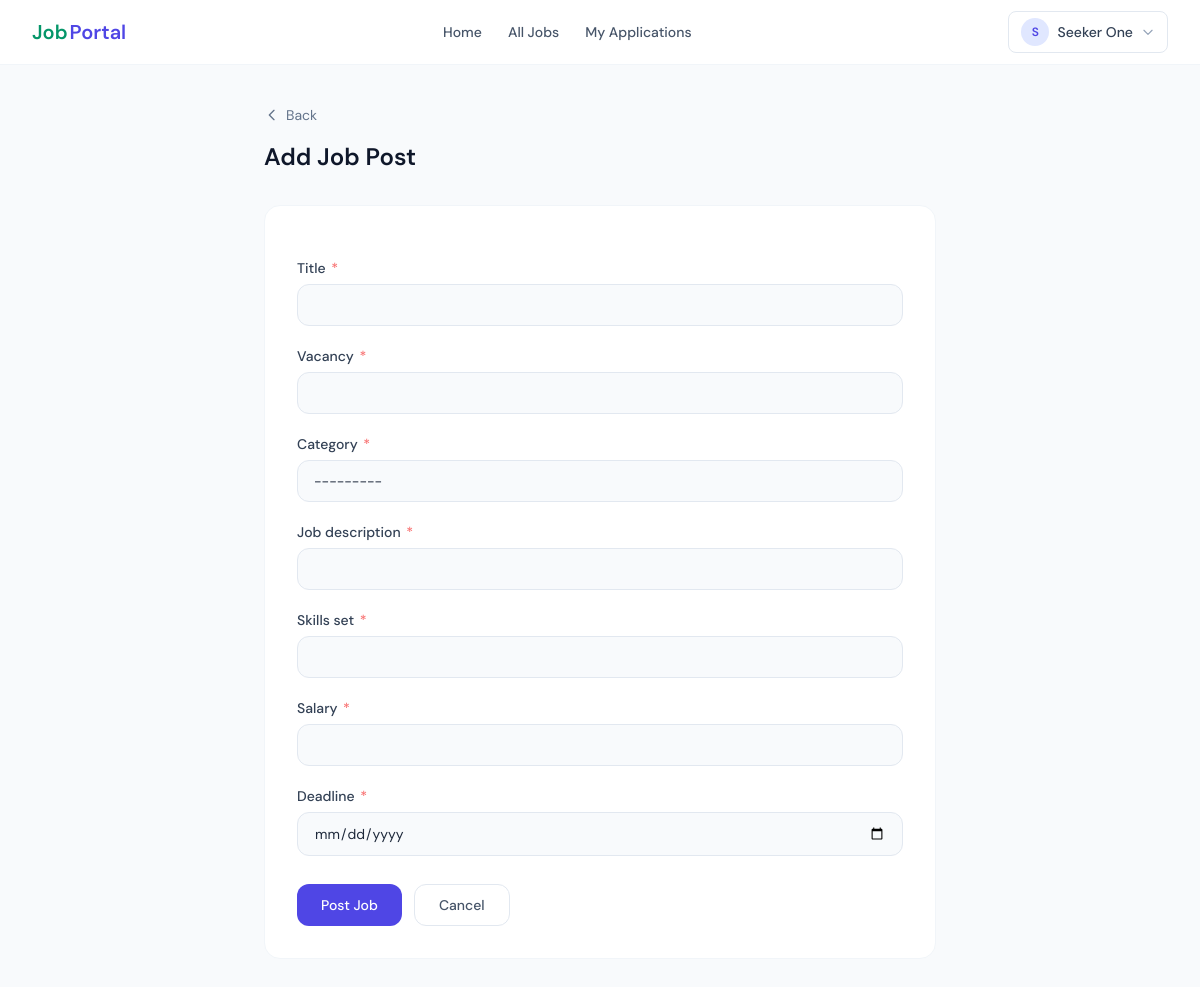
/job-post/ (signed in), run on the app's committed database.
### Job_Portal_App/models.py (models this page shows, shortened)
class UserInfoModel(AbstractUser):
    USER_TYPES = [
        ("Seeker", "Seeker"),
        ("Recruiter", "Recruiter"),
    ]
    display_name = models.CharField(
        max_length=255,
        null=True,
    )
    user_types = models.CharField(
        choices=USER_TYPES,
        max_length=25,
        null=True,
    )

class CategoryModel(models.Model):
    name = models.CharField(max_length=50, null=True)
    def __str__(self):
        return f'{self.name}'

### Job_Portal_App/views.py (the view, shortened to what this page needs)
# urls.py: path("job-post/", job_post, name="job_post"),
@login_required
def job_post(request):
    user = request.user
    form_data = JobPostForm()
    context = {
        "form_data": form_data,
        "title": "Add Job Post",
        "heading": "Add Job Post",
        "btn": "Post Job",
    }
    return render(request, "master/base-form.html", context)

### Job_Portal_App/forms.py
class JobPostForm(forms.ModelForm):
    class Meta:
        model = JobPostModel
        fields = "__all__"
        exclude = ["posted_by"]
        widgets = {"deadline": forms.DateInput(attrs={"type": "date"})}
    def __init__(self, *args, **kwargs):
        super().__init__(*args, **kwargs)
        for field in self.fields.values():
            field.widget.attrs.update({"class": "form-control"})

### Job_Portal_App/templates/master/base-form.html (shortened to what this page needs)
{% extends 'master/base.html' %}
{% block blockname %}
<div class="max-w-7xl mx-auto px-4 sm:px-6 lg:px-8 py-10">
  <div class="max-w-2xl mx-auto">
    <div class="mb-8">
      <a href="javascript:history.back()" class="inline-flex items-center gap-1.5 text-sm text-slate-500 hover:text-slate-700 mb-4 transition-colors">
        <svg class="w-4 h-4" fill="none" stroke="currentColor" viewBox="0 0 24 24"><path stroke-linecap="round" stroke-linejoin="round" stroke-width="2" d="M15 19l-7-7 7-7"/></svg>
        Back
      </a>
      <h1 class="text-2xl font-semibold text-slate-900">{{ heading }}</h1>
    </div>
    <div class="bg-white rounded-2xl border border-slate-100 p-8">
      <form action="" method="POST" enctype="multipart/form-data" class="space-y-5">
        {% for field in form_data %}
          <div>
            <label class="block text-sm font-medium text-slate-700 mb-1.5">
              {{ field.label }}
              {% if field.field.required %}<span class="text-red-400 ml-0.5">*</span>{% endif %}
            </label>
            {% if field.field.widget.input_type == 'textarea' %}
              <textarea name="{{ field.html_name }}" rows="4" placeholder="{{ field.field.widget.attrs.placeholder|default:'' }}" class="w-full px-4 py-2.5 text-sm border border-slate-200 rounded-xl bg-slate-50 focus:outline-none focus:ring-2 focus:ring-indigo-300 focus:bg-white transition-all resize-none">{{ field.value|default:'' }}</textarea>
            {% elif field.field.widget.input_type == 'select' %}
              <select name="{{ field.html_name }}" class="w-full px-4 py-2.5 text-sm border border-slate-200 rounded-xl bg-slate-50 focus:outline-none focus:ring-2 focus:ring-indigo-300 focus:bg-white transition-all appearance-none">
                {% for choice_val, choice_label in field.field.choices %}
                  <option value="{{ choice_val }}" {% if field.value == choice_val|stringformat:"s" %}selected{% endif %}>{{ choice_label }}</option>
                {% endfor %}
              </select>
            {% elif field.field.widget.input_type == 'date' %}
              <input type="date" name="{{ field.html_name }}" value="{{ field.value|default:'' }}" class="w-full px-4 py-2.5 text-sm border border-slate-200 rounded-xl bg-slate-50 focus:outline-none focus:ring-2 focus:ring-indigo-300 focus:bg-white transition-all" />
            {% elif field.field.widget.input_type == 'number' %}
              <input type="number" name="{{ field.html_name }}" value="{{ field.value|default:'' }}" class="w-full px-4 py-2.5 text-sm border border-slate-200 rounded-xl bg-slate-50 focus:outline-none focus:ring-2 focus:ring-indigo-300 focus:bg-white transition-all" />
            {% else %}
              <input type="{{ field.field.widget.input_type }}" name="{{ field.html_name }}" value="{{ field.value|default:'' }}" class="w-full px-4 py-2.5 text-sm border border-slate-200 rounded-xl bg-slate-50 focus:outline-none focus:ring-2 focus:ring-indigo-300 focus:bg-white transition-all" />
            {% endif %}
          </div>
        {% endfor %}
        <div class="pt-2 flex gap-3">
          <button type="submit" class="px-6 py-2.5 bg-indigo-600 hover:bg-indigo-700 text-white text-sm font-medium rounded-xl transition-colors">
            {{ btn }}
          </button>
          <a href="javascript:history.back()" class="px-6 py-2.5 border border-slate-200 text-slate-600 hover:bg-slate-50 text-sm font-medium rounded-xl transition-colors">
            Cancel
          </a>
        </div>
      </form>
    </div>
  </div>
</div>
{% endblock %}

### Job_Portal_App/templates/master/nav.html (shortened to what this page needs)
<nav class="bg-white border-b border-slate-100 sticky top-0 z-50">
  <div class="max-w-7xl mx-auto px-4 sm:px-6 lg:px-8">
    <div class="flex items-center justify-between h-16">
      <a href="{% url 'home_page' %}" class="flex items-center gap-0.5 shrink-0">
        <span class="text-xl font-semibold text-emerald-600">Job</span><span class="text-xl font-semibold text-indigo-600">Portal</span>
      </a>
      <div class="hidden md:flex items-center gap-0.5">
        <a href="{% url 'home_page' %}" class="px-3 py-2 rounded-lg text-sm font-medium transition-colors {% if request.path == '/' %}text-indigo-600 bg-indigo-50{% else %}text-slate-600 hover:text-slate-900 hover:bg-slate-50{% endif %}">Home</a>
        {% if request.user.user_types == 'Recruiter' %}
          <a href="{% url 'job_list' %}" class="px-3 py-2 rounded-lg text-sm font-medium transition-colors {% if request.path == '/job-list/' %}text-indigo-600 bg-indigo-50{% else %}text-slate-600 hover:text-slate-900 hover:bg-slate-50{% endif %}">My Job Posts</a>
          <a href="{% url 'job_post' %}" class="px-3 py-2 rounded-lg text-sm font-medium transition-colors {% if request.path == '/job-post/' %}text-indigo-600 bg-indigo-50{% else %}text-slate-600 hover:text-slate-900 hover:bg-slate-50{% endif %}">Post a Job</a>
        {% elif request.user.user_types == 'Seeker' %}
          <a href="{% url 'job_list' %}" class="px-3 py-2 rounded-lg text-sm font-medium transition-colors {% if request.path == '/job-list/' %}text-indigo-600 bg-indigo-50{% else %}text-slate-600 hover:text-slate-900 hover:bg-slate-50{% endif %}">All Jobs</a>
          <a href="{% url 'job_applied' %}" class="px-3 py-2 rounded-lg text-sm font-medium transition-colors {% if request.path == '/applied-job/' %}text-indigo-600 bg-indigo-50{% else %}text-slate-600 hover:text-slate-900 hover:bg-slate-50{% endif %}">My Applications</a>
        {% else %}
          <a href="{% url 'job_list' %}" class="px-3 py-2 rounded-lg text-sm font-medium transition-colors {% if request.path == '/job-list/' %}text-indigo-600 bg-indigo-50{% else %}text-slate-600 hover:text-slate-900 hover:bg-slate-50{% endif %}">All Jobs</a>
        {% endif %}
      </div>
      <div class="hidden md:flex items-center gap-3">
        {% if request.user.is_authenticated %}
          <div class="relative" id="profile-dd">
            <button onclick="toggleDD()" class="flex items-center gap-2 px-3 py-1.5 rounded-lg border border-slate-200 hover:bg-slate-50 transition-colors text-sm font-medium text-slate-700">
              <div class="w-7 h-7 rounded-full bg-indigo-100 flex items-center justify-center">
                <span class="text-indigo-600 text-xs font-semibold">{{ request.user.display_name|default:request.user.username|slice:":1"|upper }}</span>
              </div>
              <span class="max-w-[100px] truncate">{{ request.user.display_name|default:request.user.username }}</span>
              <svg class="w-3.5 h-3.5 text-slate-400" fill="none" stroke="currentColor" viewBox="0 0 24 24"><path stroke-linecap="round" stroke-linejoin="round" stroke-width="2" d="M19 9l-7 7-7-7"/></svg>
            </button>
          </div>
        {% else %}
          <a href="{% url 'login_page' %}" class="px-4 py-2 text-sm font-medium text-slate-700 hover:text-slate-900 transition-colors">Login</a>
          <a href="{% url 'register_page' %}" class="px-4 py-2 bg-indigo-600 hover:bg-indigo-700 text-white text-sm font-medium rounded-lg transition-colors">Register</a>
        {% endif %}
      </div>
    </div>
  </div>
</nav>

### Job_Portal_App/templates/master/base.html (style rules this page uses)
body { font-family: 'DM Sans', sans-serif; }

### data on the page
UserInfoModel: user.display_name "S", user.display_name "Seeker One"
CategoryModel: category "---------"

### other printed values
{{ heading }} "Add Job Post"
{{ field.label }} "Title" "Vacancy" "Category" "Job description" "Skills set" "Salary" "Deadline"
{{ btn }} "Post Job"
